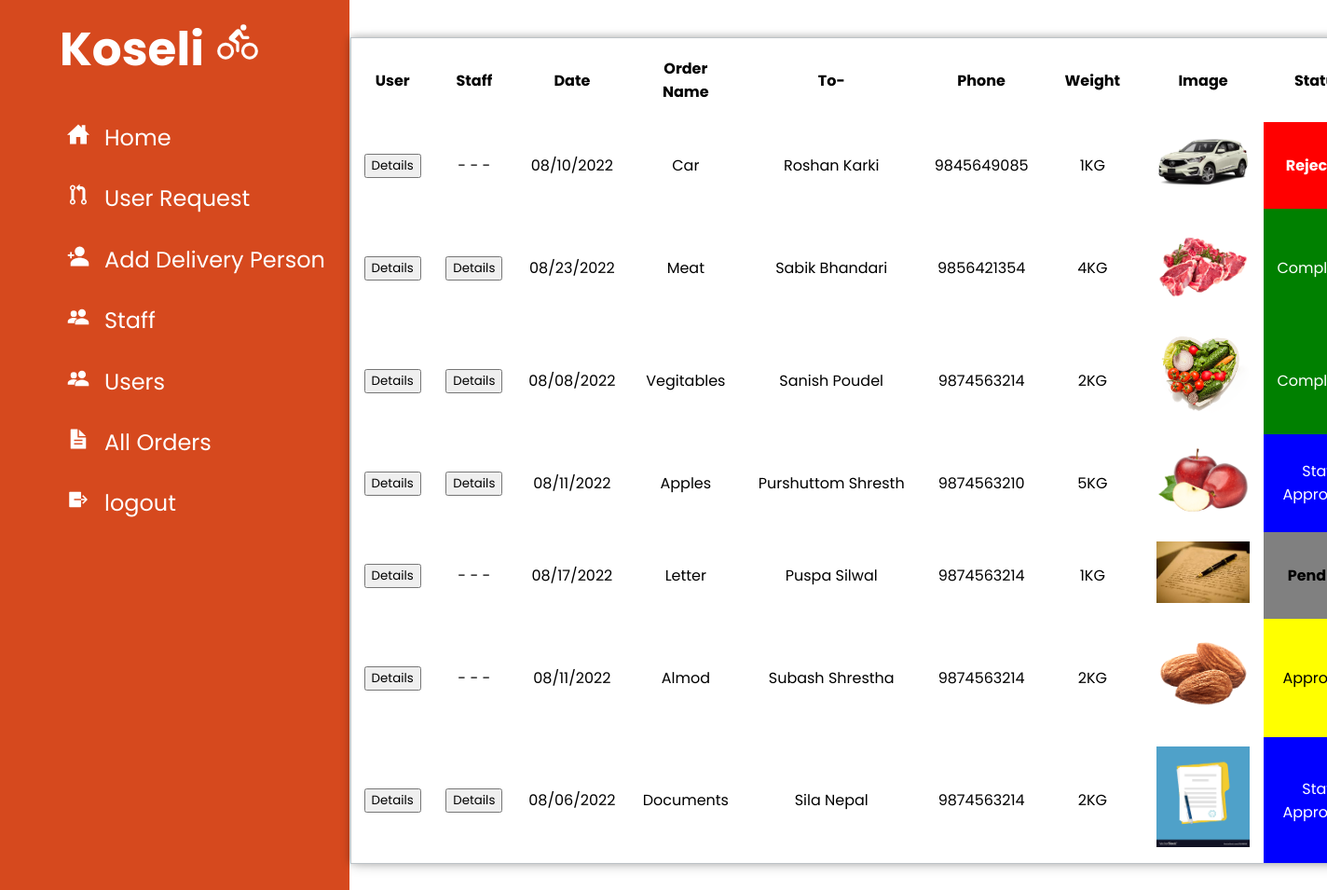
The app's page /admin/?r=completeorder (signed in) with its own data.
### tables this page shows
CREATE TABLE `courier` (
  `oid` int(11) NOT NULL,
  `uid` int(255) NOT NULL,
  `sid` int(255) NOT NULL DEFAULT 0,
  `ordername` text NOT NULL,
  `rname` text NOT NULL,
  `remail` varchar(30) NOT NULL,
  `rphone` varchar(10) NOT NULL,
  `raddress` varchar(20) NOT NULL,
  `weight` int(2) NOT NULL,
  `date` varchar(255) NOT NULL,
  `image` text NOT NULL,
  `status` int(2) NOT NULL DEFAULT 0
);

### admin/controller/completecontroller.php (called while the page is built)
<?php
include 'view/navbar.php';
include 'view/complete.php';
include 'view/footer.php';
?>

### admin/model/dbmodel.php (called while the page is built, shortened)
<?php
function db_connect() {
    $db['host'] = "localhost";
    $db['username'] = "root";
    $db['password'] = "";
    $db['db_name'] = "koseli";
    $conn = new mysqli($db['host'], $db['username'], $db['password'], $db['db_name']);
    return $conn;
}
function view_order()
{
$conn = db_connect();
$sql = "SELECT * from courier INNER JOIN user ON courier.uid=user.id ";
$result = $conn->query($sql);
if($result)
{
    return $result;
}
else
{
    return false;
}
}
?>

### admin/view/complete.php (the view, shortened to what this page needs)
<?php
    include 'model/dbmodel.php';
    ?>
    <div class="box">
    <?php
    $request = view_order();
?>
<table style=text-align:center>
   <tr>
   <th> User</th>
   <th> Staff</th>
   <th> Date</th>
        <th> Order <br> Name</th>
        <th> To-</th>
        <th> Phone</th>
        <th> Weight</th>
        <th> Image</th>
        <th> Status</th>
</tr><?php
while ($row = $request->fetch_assoc()) {
    ?>
    <tr>
    <td> <a style="color:black" href="<?php echo $base_url; ?>?r=sender&uid=<?php echo $row['id']; ?>"> <button>Details</button> </a></td>
        <?php
        if ($row['sid'] !=0){
            ?>
            <td> <a style="color:black" href="<?php echo $base_url; ?>?r=approvestaff&sid=<?php echo $row['sid']; ?>">  <button>Details</button></a></td>
       <?php } else {
        ?>
        <td>- - - </td>
        <?php
       }
        ?>
    <td><?php echo $row['date']; ?></td>
        <td><?php echo $row['ordername']; ?></td>
        <td><?php echo $row['rname']; ?></td>
        <td><?php echo $row['rphone']; ?></td>
        <td><?php echo $row['weight']  ; ?>KG</td>
        <td> <img src="../<?php echo $row['image']; ?>" alt="pic" style="max-width: 100px;"/> </td>
        <?php
switch($row['status']) {
    case 0:
        ?>
        <td bgcolor=grey><b>Pending</b></td>
        <?php
    break;
    case 1:
        ?>
        <td bgcolor=yellow >Approved</td>
        <?php
    break;
    case 2:
        ?>
        <td bgcolor=red style="color:white"><b>Rejected</b></td>
        <?php
    break;
    case 3:
        ?>
        <td bgcolor=blue style="color:white">
            Staff<br> Approved
        </td>
        <?php
    break;
    case 4:
        ?>
        <td bgcolor=green style="color:white">Completed</td>
        <?php
    break;
      }  ?></td>
</tr>
<?php
}
?>
</table>
</div>

### admin/resources/style.css (style rules this page uses)
:root { --main-color: #d6491e; --color-dark: #1d2231; --text-color: #d6491e; }
* { margin: 0; box-sizing: border-box; list-style-type: none; text-decoration: none; font-family: 'Poppins', sans-serif; }

### admin/view/complete.php (style rules this page uses)
a { color: #fff; }
body { margin: 50px; position: relative; left: 21rem; width: 45%; }
table { position: relative; left: 62%; bottom: 10px; transform: translate(-37%, 0%); border-collapse: collapse; width: 1100px; height: 200px; border: 1px solid #bdc3c7; box-shadow: 2px 2px 12px rgba(0, 0, 0, 0.2), -1px -1px 8px rgba(0, 0, 0, 0.2); }
th { padding: 20px; }
td { padding: 10px; }
tr { transition: all .2s ease-in; cursor: pointer; }

### records on screen
courier: date "08/10/2022", ordername "Car", rname "Roshan Karki", rphone "9845649085", weight "1", image (picture), status "Rejected"
courier: date "08/23/2022", ordername "Meat", rname "Sabik Bhandari", rphone "9856421354", weight "4", image (picture), status "Completed"
courier: date "08/08/2022", ordername "Vegitables", rname "Sanish Poudel", rphone "9874563214", weight "2", image (picture), status "Completed"
courier: date "08/11/2022", ordername "Apples", rname "Purshuttom Shresth", rphone "9874563210", weight "5", image (picture), status "Staff"
courier: date "08/17/2022", ordername "Letter", rname "Puspa Silwal", rphone "9874563214", weight "1", image (picture), status "Pending"
courier: date "08/11/2022", ordername "Almod", rname "Subash Shrestha", rphone "9874563214", weight "2", image (picture), status "Approved"
courier: date "08/06/2022", ordername "Documents", rname "Sila Nepal", rphone "9874563214", weight "2", image (picture), status "Staff"
